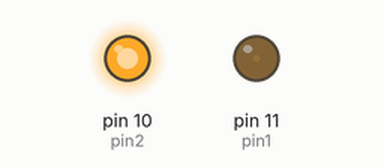
A sketch run on a simulated Arduino Uno, built with avr-gcc and run on an emulated ATmega328P. Shown: output pins drawn as LEDs (lit = HIGH).

Above: at 0.05 s.
At 1.15 s:
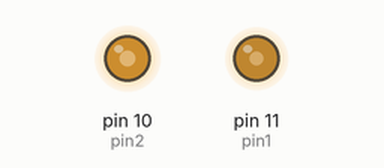
At 2.3 s:
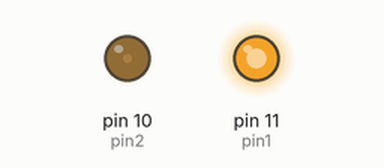
At 4.6 s:
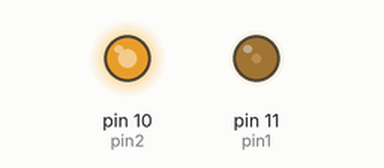
Timing chart, 0 to 6.7 s (numbered marks = the images above):
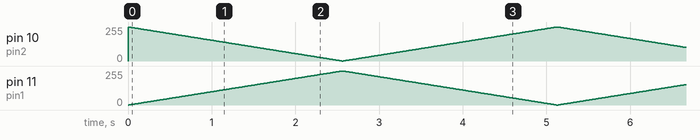

The sketch:

DimTwoLEDs.ino
```cpp
/**
 * Fading two LEDs inversely
*/

// pin variables
int pin1 = 11;
int pin2 = 10;

// time variables
int sdt = 10;
unsigned long ldt = 1000;

void setup()
{
  pinMode(pin1, OUTPUT);
  pinMode(pin2, OUTPUT);
}

void loop()
{
  for (int i = 0; i <= 255; i++)
  {
    analogWrite(pin1, i);
    analogWrite(pin2, 255 - i);
    delay(sdt);
  }
  for (int i = 0; i <= 255; i++)
  {
    analogWrite(pin1, 255 - i);
    analogWrite(pin2, i);
    delay(sdt);
  }
}
```
